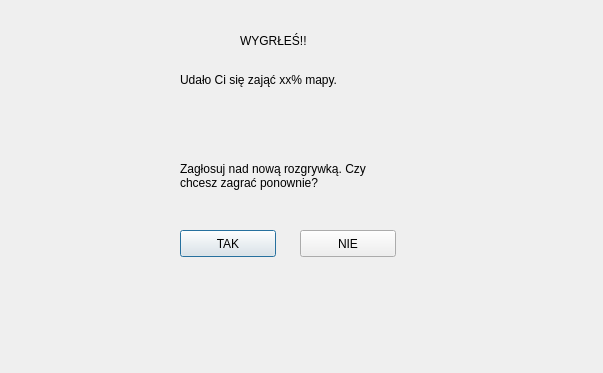
<?xml version="1.0" encoding="UTF-8"?>
<ui version="4.0">
 <class>Dialog</class>
 <widget class="QDialog" name="Dialog">
  <property name="geometry">
   <rect>
    <x>0</x>
    <y>0</y>
    <width>603</width>
    <height>373</height>
   </rect>
  </property>
  <property name="windowTitle">
   <string>Dialog</string>
  </property>
  <widget class="QPushButton" name="voteYesButton">
   <property name="geometry">
    <rect>
     <x>180</x>
     <y>230</y>
     <width>96</width>
     <height>27</height>
    </rect>
   </property>
   <property name="text">
    <string>TAK</string>
   </property>
  </widget>
  <widget class="QPushButton" name="voteNoButton">
   <property name="geometry">
    <rect>
     <x>300</x>
     <y>230</y>
     <width>96</width>
     <height>27</height>
    </rect>
   </property>
   <property name="text">
    <string>NIE</string>
   </property>
  </widget>
  <widget class="QLabel" name="label">
   <property name="geometry">
    <rect>
     <x>180</x>
     <y>140</y>
     <width>221</width>
     <height>71</height>
    </rect>
   </property>
   <property name="text">
    <string>Zagłosuj nad nową rozgrywką. Czy chcesz zagrać ponownie?</string>
   </property>
   <property name="wordWrap">
    <bool>true</bool>
   </property>
  </widget>
  <widget class="QLabel" name="winLoseLabel">
   <property name="geometry">
    <rect>
     <x>240</x>
     <y>20</y>
     <width>101</width>
     <height>41</height>
    </rect>
   </property>
   <property name="text">
    <string>WYGRŁEŚ!!</string>
   </property>
  </widget>
  <widget class="QLabel" name="statisticsLabel">
   <property name="geometry">
    <rect>
     <x>180</x>
     <y>70</y>
     <width>271</width>
     <height>19</height>
    </rect>
   </property>
   <property name="text">
    <string>Udało Ci się zająć xx% mapy.</string>
   </property>
  </widget>
 </widget>
 <resources/>
 <connections/>
</ui>
